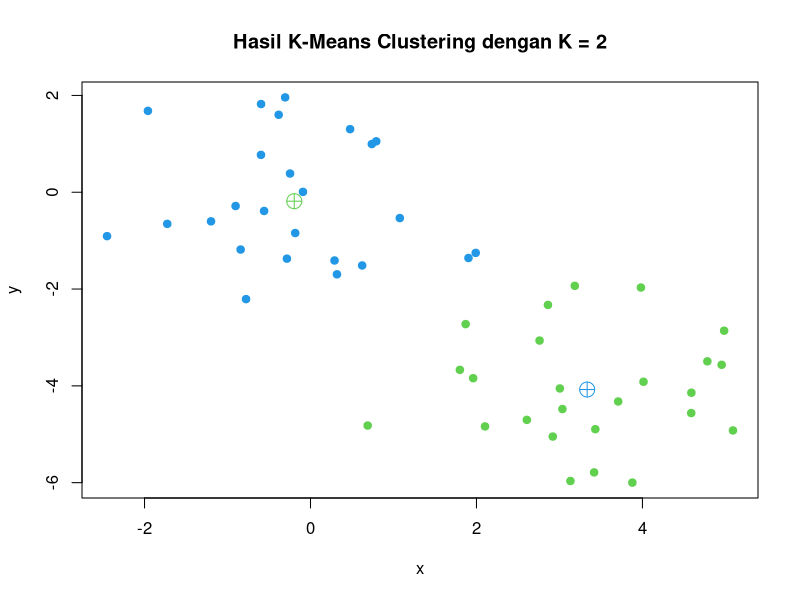

This chart was generated by the following R code:
set.seed(2)
m=matrix(rnorm(50*2), ncol=2)
m[1:25,1]=m[1:25,1]+3
m[1:25,2]=m[1:25,2]-4
colnames(m) <- c("x","y")

km.out=kmeans(m,2,nstart = 20)
km.out$cluster

plot(m, col=(km.out$cluster+2),
     main = "Hasil K-Means Clustering dengan K = 2",
     pch=20,
     cex=1.5)

points(km.out$centers,
       col=4:3,
       pch=10,
       cex=2)